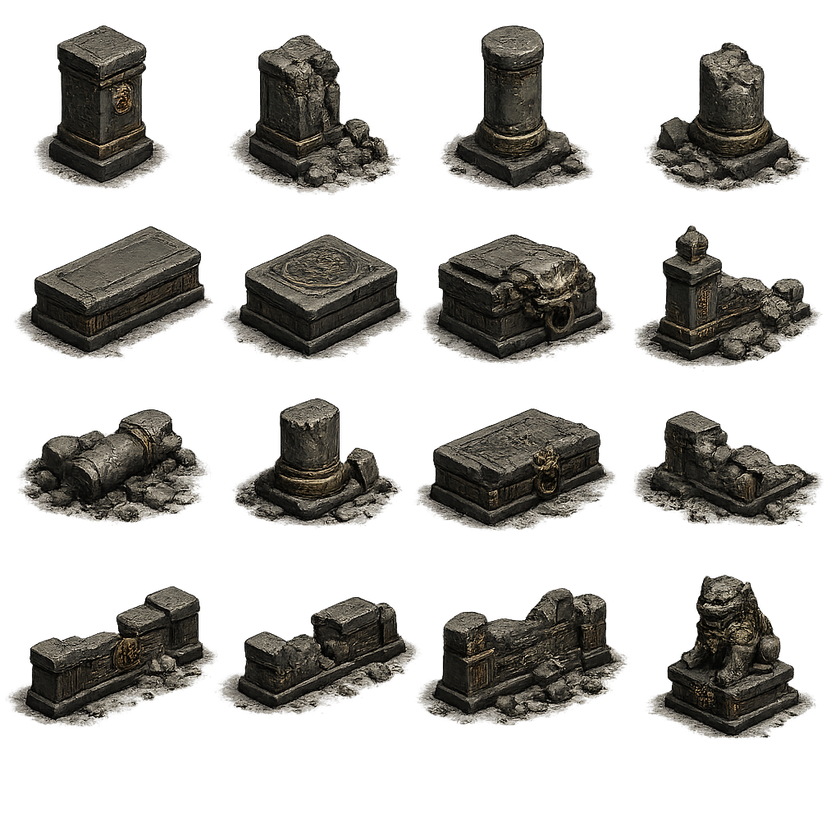
#> input picture Moxiang2D/Assets/environment/generated_sheets/structural_obstacles_4x4.png, 840 x 840 px, shrunk from 1024 x 1024 before the run
$ python extract_generated_prop_sheets.py
#> lines starting #> are read from the running program, lines starting #| are printed output that depends on the picture
#!/usr/bin/env python3
"""Extract the five generated 4x4 dungeon prop sheets into individual PNGs.

This is an optional authoring tool. The game loads the extracted PNG files at
runtime and does not require Python. Each 1024x1024 source sheet is divided into
sixteen 256x256 cells, trimmed by alpha, padded, and saved under
Assets/environment/generated/.
"""
from __future__ import annotations

import json
from pathlib import Path
from PIL import Image

ROOT = Path(__file__).resolve().parents[1]
SOURCE_ROOT = ROOT / "Assets" / "environment" / "generated_sheets"
OUTPUT_ROOT = ROOT / "Assets" / "environment" / "generated"

SHEETS: dict[str, list[str]] = {
    "structural_obstacles_4x4.png": [
        "structural_short_square_pillar",
        "structural_damaged_square_pillar",
        "structural_short_round_column",
        "structural_broken_round_column",
        "structural_low_rect_pedestal",
        "structural_low_square_pedestal",
        "structural_dragon_support_block",
        "structural_boundary_post",
        "structural_collapsed_pillar_base",
        "structural_half_cracked_column",
        "structural_carved_cover_block",
        "structural_broken_support",
        "structural_low_wall_fragment",
        "structural_damaged_wall_fragment",
        "structural_guardian_lion_pedestal",
        "structural_brazier_pedestal",
    ],
    "ritual_props_4x4.png": [
        "ritual_amber_brazier",
        "ritual_cyan_brazier",
        "ritual_extinguished_brazier",
        "ritual_incense_altar",
        "ritual_offering_table",
        "ritual_seal_pedestal",
        "ritual_rune_pedestal",
        "ritual_gong_stand",
        "ritual_chained_post",
        "ritual_incense_burner",
        "ritual_stone_basin",
        "ritual_cracked_platform",
        "ritual_candle_cluster",
        "ritual_sealed_relic",
        "ritual_damaged_shrine_base",
        "ritual_spirit_lantern",
    ],
    "storage_props_4x4.png": [
        "storage_chest_plain_closed",
        "storage_chest_plain_open",
        "storage_chest_bronze_closed",
        "storage_chest_bronze_open",
        "storage_chest_ceremonial",
        "storage_chest_broken",
        "storage_large_urn",
        "storage_small_jar",
        "storage_cracked_urn",
        "storage_shattered_urn",
        "storage_crate",
        "storage_reinforced_crate",
        "storage_damaged_crate",
        "storage_collapsed_crate",
        "storage_scroll_bundle",
        "storage_supply_basket",
    ],
    "chamber_ornaments_4x4.png": [
        "ornament_dragon_relief_monument",
        "ornament_circular_ritual_altar",
        "ornament_rectangular_ceremonial_altar",
        "ornament_guardian_statue",
        "ornament_sword_shrine",
        "ornament_ancient_bell",
        "ornament_rune_obelisk",
        "ornament_damaged_rune_obelisk",
        "ornament_chained_relic",
        "ornament_spiritual_fountain",
        "ornament_small_sarcophagus",
        "ornament_broken_monument",
        "ornament_incense_shrine",
        "ornament_prison_memorial",
        "ornament_boss_emblem_pedestal",
        "ornament_damaged_dragon_altar",
    ],
    "debris_props_4x4.png": [
        "debris_loose_stones",
        "debris_rubble_pile",
        "debris_broken_floor_slab",
        "debris_wall_bricks",
        "debris_pillar_fragments",
        "debris_ceramic_fragments",
        "debris_wooden_boards",
        "debris_broken_crate",
        "debris_fallen_plaque",
        "debris_tablet_fragment",
        "debris_chain_coil",
        "debris_bones_rubble",
        "debris_torn_cloth_stones",
        "debris_weapon_fragments",
        "debris_ash_pile",
        "debris_moss_stones",
    ],
}


def trim_cell(cell: Image.Image, padding: int = 6) -> Image.Image:
    alpha = cell.getchannel("A")
    bbox = alpha.point(lambda value: 255 if value > 3 else 0).getbbox()
    if bbox is None:
        return cell
    left, top, right, bottom = bbox
    left = max(0, left - padding)
    top = max(0, top - padding)
    right = min(cell.width, right + padding)
    bottom = min(cell.height, bottom + padding)
    return cell.crop((left, top, right, bottom))


def main() -> None:
    OUTPUT_ROOT.mkdir(parents=True, exist_ok=True)
    manifest: list[dict[str, object]] = []

    for sheet_name, asset_names in SHEETS.items():
        source_path = SOURCE_ROOT / sheet_name
        if not source_path.exists():
            raise FileNotFoundError(source_path)

        with Image.open(source_path).convert("RGBA") as sheet:
#> sheet is the input picture: PIL image 840x840 RGBA; mean R, G, B, A 28.3, 26.8, 23.7, 84.4
            if sheet.width % 4 or sheet.height % 4:
                raise ValueError(f"{sheet_name} must divide evenly into 4x4 cells")
            cell_width = sheet.width // 4
#> cell_width = 210
            cell_height = sheet.height // 4
#> cell_height = 210

            for index, asset_name in enumerate(asset_names):
                column = index % 4
                row = index // 4
                box = (
                    column * cell_width,
                    row * cell_height,
                    (column + 1) * cell_width,
                    (row + 1) * cell_height,
                )
                extracted = trim_cell(sheet.crop(box))
                output_path = OUTPUT_ROOT / f"{asset_name}.png"
                extracted.save(output_path, optimize=True)
                manifest.append({
                    "name": asset_name,
                    "source": sheet_name,
                    "cell": [column, row],
                    "path": output_path.relative_to(ROOT).as_posix(),
                    "size": [extracted.width, extracted.height],
                })
#> this loop made 16 passes
#> (bbox in trim_cell, left in trim_cell, top in trim_cell, right in trim_cell, bottom in trim_cell) on passes 1, 2, 3, 4, 5, 6, 7, 8, 9, 11, 12, 13: ((32, 23, 173, 191), 26, 17, 179, 197), ((17, 33, 191, 197), 11, 27, 197, 203), ((18, 23, 176, 192), 12, 17, 182, 198), ((13, 40, 181, 193), 7, 34, 187, 199), ((13, 14, 210, 210), 7, 8, 210, 210), ((0, 22, 203, 210), 0, 16, 209, 210), ((0, 22, 197, 210), 0, 16, 203, 210), ((3, 13, 193, 210), 0, 7, 199, 210), ((16, 0, 210, 210), 10, 0, 210, 210), ((0, 0, 197, 210), 0, 0, 203, 210), ((0, 0, 194, 210), 0, 0, 200, 210), ((5, 0, 210, 99), 0, 0, 210, 105)
#> (left in trim_cell, top in trim_cell, right in trim_cell, bottom in trim_cell) on pass 10: (0, 0, 210, 210)
#> pass 1, in trim_cell, `alpha = cell.getchannel("A")`:
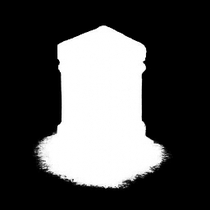
#> alpha: PIL image 210x210 L; min 0, max 255, mean 78.8
#> pass 1, in main, `extracted = trim_cell(sheet.crop(box))`:
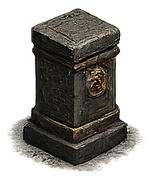
#> extracted: PIL image 153x180 RGBA; mean R, G, B, A 38.3, 36.1, 31.7, 126.2; transparent parts drawn white
#> pass 2, in trim_cell (call 2), `alpha = cell.getchannel("A")`:
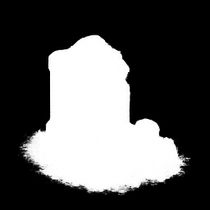
#> alpha: PIL image 210x210 L; min 0, max 255, mean 85.3
#> pass 2, in main, `extracted = trim_cell(sheet.crop(box))`:
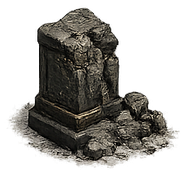
#> extracted: PIL image 186x176 RGBA; mean R, G, B, A 39.7, 37.7, 33.6, 114.9; transparent parts drawn white
#> after the loop:
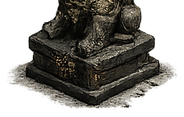
#> extracted: PIL image 184x117 RGBA; mean R, G, B, A 40.3, 38, 33.1, 142; transparent parts drawn white
#> after the loop, manifest = 16 items
#> pass 2 of the loop in main, `for sheet_name, asset_names in SHEETS.items():`:
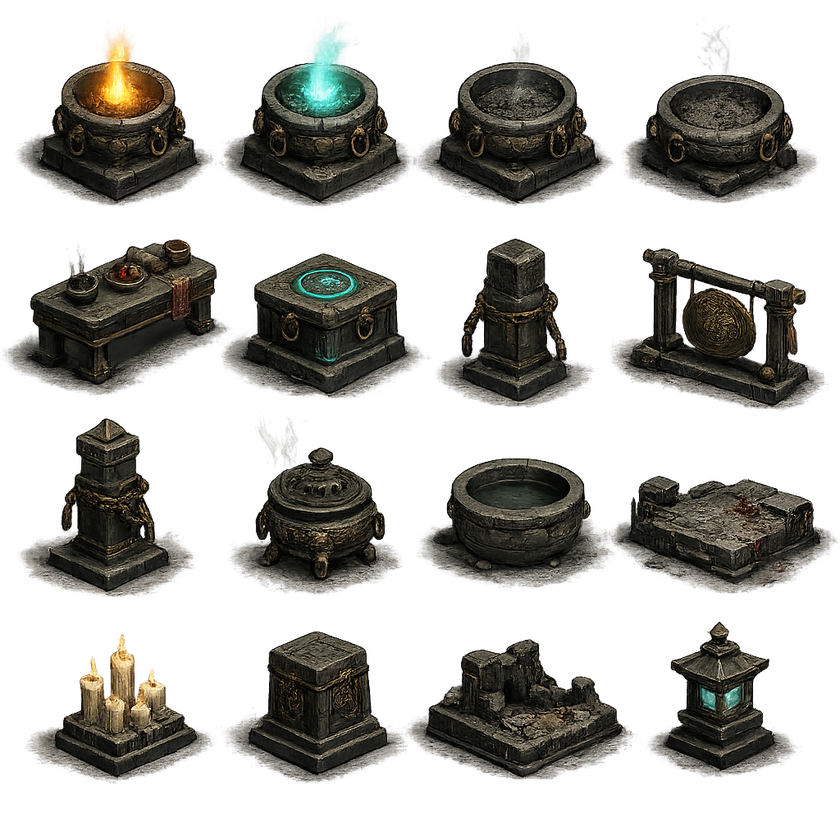
#> input picture Moxiang2D/Assets/environment/generated_sheets/ritual_props_4x4.png, 840 x 840 px, shrunk from 1024 x 1024 before the run
#> in main, sheet is the input picture: PIL image 840x840 RGBA; mean R, G, B, A 31.7, 30.5, 26.2, 96
#> the loop in main, `for index, asset_name in enumerate(asset_names):` made 16 passes
#> (bbox in trim_cell, left in trim_cell, top in trim_cell, right in trim_cell, bottom in trim_cell) on passes 1 to 8: ((13, 20, 210, 208), 7, 14, 210, 210), ((0, 9, 210, 209), 0, 3, 210, 210), ((0, 30, 210, 207), 0, 24, 210, 210), ((0, 17, 192, 205), 0, 11, 198, 210), ((0, 27, 210, 210), 0, 21, 210, 210), ((0, 41, 210, 210), 0, 35, 210, 210), ((0, 27, 210, 199), 0, 21, 210, 205), ((0, 36, 204, 202), 0, 30, 210, 208)
#> pass 1, in trim_cell (call 17), `alpha = cell.getchannel("A")`:
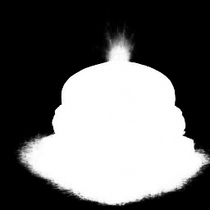
#> alpha: PIL image 210x210 L; min 0, max 255, mean 104.8
#> after the loop in main, `for index, asset_name in enumerate(asset_names):`:
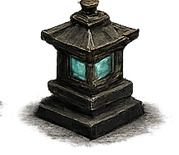
#> extracted: PIL image 179x155 RGBA; mean R, G, B, A 31.5, 31.2, 28, 104.9; transparent parts drawn white
#> after the loop in main, `for index, asset_name in enumerate(asset_names):`: manifest = 32 items
#> pass 3 of the loop in main, `for sheet_name, asset_names in SHEETS.items():`:
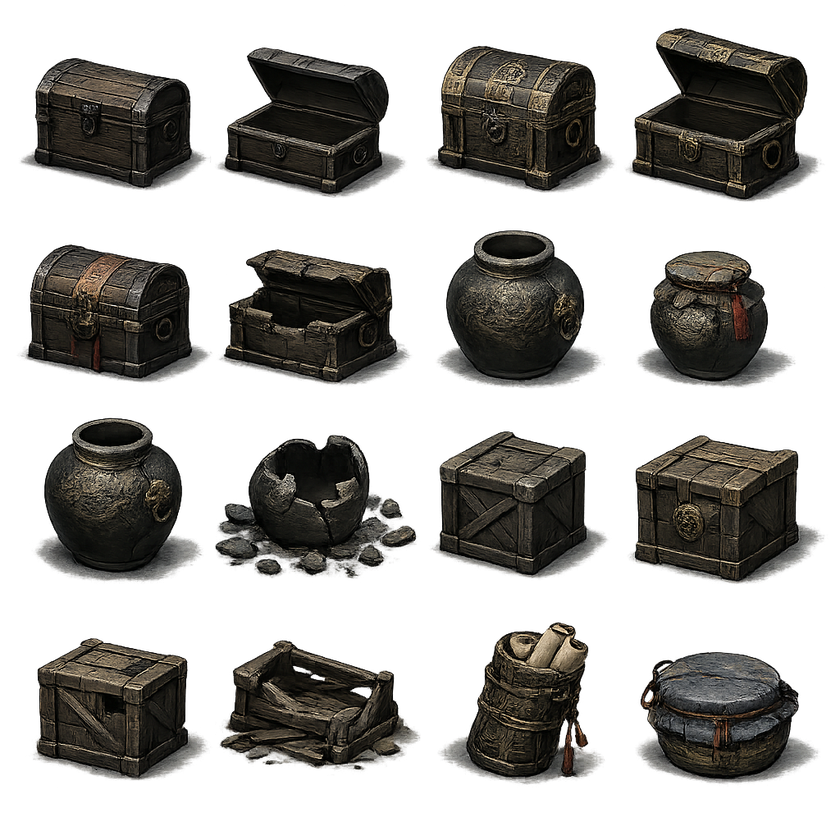
#> input picture Moxiang2D/Assets/environment/generated_sheets/storage_props_4x4.png, 840 x 840 px, shrunk from 1024 x 1024 before the run
#> in main, sheet is the input picture: PIL image 840x840 RGBA; mean R, G, B, A 25.4, 24, 21.1, 104.3
#> the loop in main, `for index, asset_name in enumerate(asset_names):` made 16 passes
#> (bbox in trim_cell, left in trim_cell, top in trim_cell, right in trim_cell, bottom in trim_cell) on passes 1 to 8: ((19, 56, 210, 191), 13, 50, 210, 197), ((0, 45, 198, 198), 0, 39, 204, 204), ((5, 45, 210, 195), 0, 39, 210, 201), ((0, 26, 195, 203), 0, 20, 201, 209), ((16, 32, 210, 210), 10, 26, 210, 210), ((0, 37, 203, 177), 0, 31, 209, 183), ((15, 18, 185, 179), 9, 12, 191, 185), ((5, 40, 166, 179), 0, 34, 172, 185)
#> pass 1, in trim_cell (call 33), `alpha = cell.getchannel("A")`:
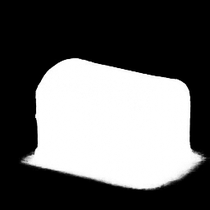
#> alpha: PIL image 210x210 L; min 0, max 255, mean 98.9
#> after the loop in main, `for index, asset_name in enumerate(asset_names):`:
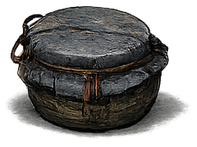
#> extracted: PIL image 197x147 RGBA; mean R, G, B, A 44.6, 43.7, 41.7, 151.3; transparent parts drawn white
#> after the loop in main, `for index, asset_name in enumerate(asset_names):`: manifest = 48 items
#> the loop made 5 passes; the first 3 are shown

    (OUTPUT_ROOT / "manifest.json").write_text(
        json.dumps(manifest, indent=2) + "\n",
        encoding="utf-8",
    )
    print(f"Extracted {len(manifest)} generated props to {OUTPUT_ROOT}")


if __name__ == "__main__":
    main()
